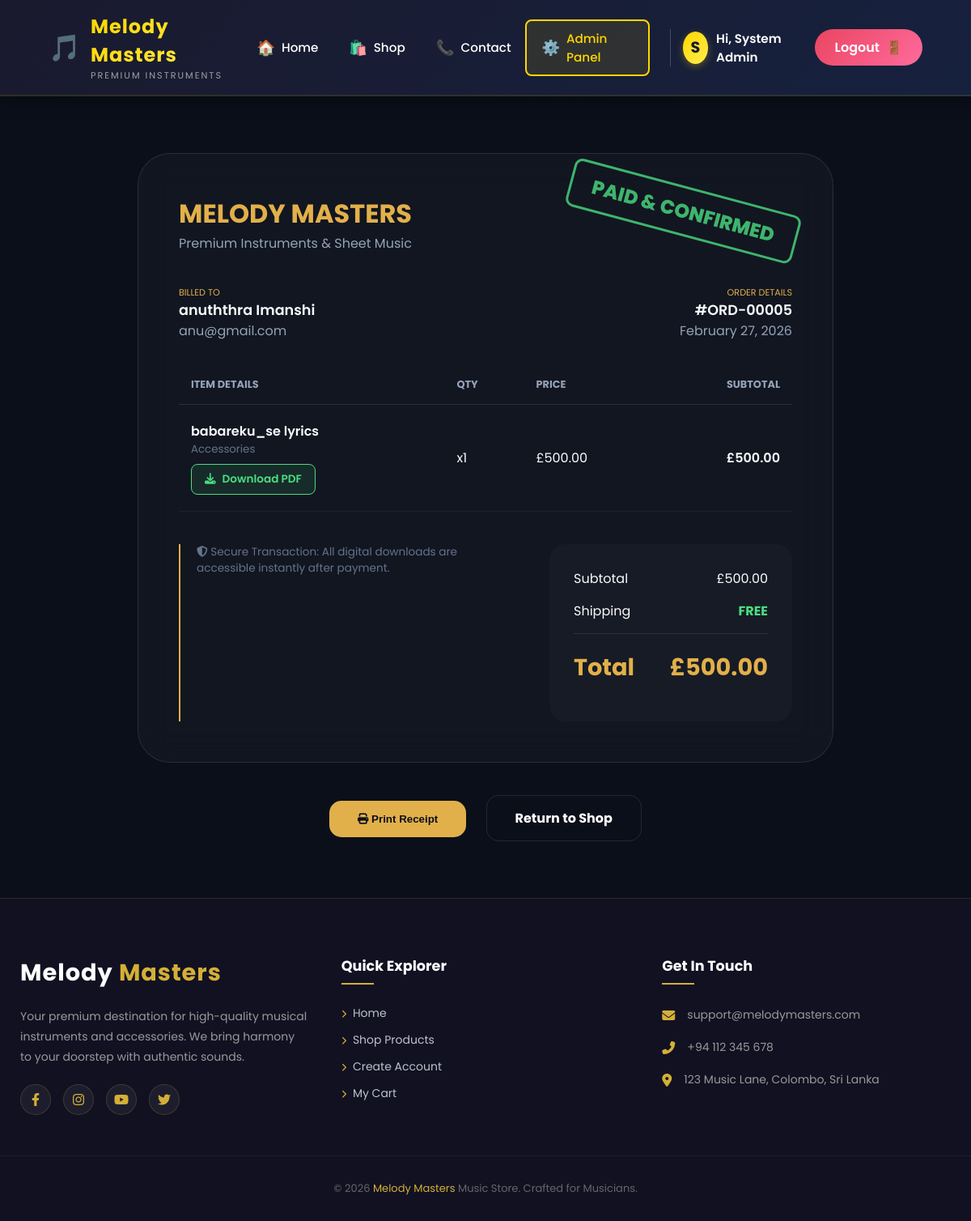
Page /order_success.php?id=5 (signed in) on the committed database.
### tables this page shows
CREATE TABLE `orders` (
  `order_id` int(11) NOT NULL,
  `user_id` int(11) DEFAULT NULL,
  `order_date` timestamp NOT NULL DEFAULT current_timestamp(),
  `total_amount` decimal(10,2) NOT NULL,
  `shipping_cost` decimal(10,2) DEFAULT 0.00,
  `order_status` enum('Pending','Paid','Shipped','Delivered') DEFAULT 'Pending'
);

CREATE TABLE `users` (
  `user_id` int(11) NOT NULL,
  `full_name` varchar(100) NOT NULL,
  `email` varchar(100) NOT NULL,
  `password` varchar(255) NOT NULL,
  `role` enum('Admin','Staff','Customer') DEFAULT 'Customer',
  `address` text DEFAULT NULL,
  `contact_number` varchar(15) DEFAULT NULL
);

CREATE TABLE `order_items` (
  `item_id` int(11) NOT NULL,
  `order_id` int(11) DEFAULT NULL,
  `product_id` int(11) DEFAULT NULL,
  `quantity` int(11) NOT NULL,
  `unit_price` decimal(10,2) NOT NULL
);

CREATE TABLE `products` (
  `product_id` int(11) NOT NULL,
  `category_id` int(11) DEFAULT NULL,
  `product_name` varchar(100) NOT NULL,
  `brand` varchar(50) DEFAULT NULL,
  `price` decimal(10,2) NOT NULL,
  `stock_quantity` int(11) NOT NULL,
  `product_image` varchar(255) DEFAULT NULL,
  `specifications` text DEFAULT NULL,
  `product_type` enum('Physical','Digital') NOT NULL,
  `status` enum('Active','Archived') DEFAULT 'Active'
);

CREATE TABLE `categories` (
  `category_id` int(11) NOT NULL,
  `category_name` varchar(50) NOT NULL,
  `parent_id` int(11) DEFAULT NULL
);

### order_success.php (the view, shortened to what this page needs)
<?php
include 'db_connect.php';
include 'navbar.php';
$order_id = mysqli_real_escape_string($conn, $_GET['id']);
$sql = "SELECT o.*, u.full_name, u.email
        FROM orders o
        JOIN users u ON o.user_id = u.user_id
        WHERE o.order_id = '$order_id'";
$result = $conn->query($sql);
$order = $result->fetch_assoc();
$items_sql = "SELECT oi.*, p.product_name, p.product_image, p.product_type, c.category_name, dp.file_path
              FROM order_items oi
              JOIN products p ON oi.product_id = p.product_id
              JOIN categories c ON p.category_id = c.category_id
              LEFT JOIN digital_products dp ON p.product_id = dp.product_id
              WHERE oi.order_id = '$order_id'";
$items_result = $conn->query($items_sql);
?>
<!DOCTYPE html>
<html lang="en">
<head>
    <link rel="stylesheet" href="https://cdnjs.cloudflare.com/ajax/libs/font-awesome/6.4.0/css/all.min.css">
</head>
<body>
<div class="receipt-container">
    <div class="premium-card">
        <div class="paid-stamp">Paid & Confirmed</div>
        <h1 style="color:var(--gold); margin:0;">MELODY MASTERS</h1>
        <p style="color:#94a3b8;">Premium Instruments & Sheet Music</p>
        <div style="display: flex; justify-content: space-between; margin-top: 40px;">
            <div>
                <label style="color: var(--gold); font-size: 0.7rem;">BILLED TO</label>
                <div style="font-size: 1.1rem; font-weight: 600;"><?php echo $order['full_name']; ?></div>
                <div style="color: #94a3b8;"><?php echo $order['email']; ?></div>
            </div>
            <div style="text-align: right;">
                <label style="color: var(--gold); font-size: 0.7rem;">ORDER DETAILS</label>
                <div style="font-size: 1.1rem; font-weight: 600;">#ORD-<?php echo str_pad($order_id, 5, '0', STR_PAD_LEFT); ?></div>
                <div style="color: #94a3b8;"><?php echo date('F d, Y', strtotime($order['order_date'])); ?></div>
            </div>
        </div>
        <table>
            <thead>
                <tr>
                    <th>Item Details</th>
                    <th>Qty</th>
                    <th>Price</th>
                    <th style="text-align: right;">Subtotal</th>
                </tr>
            </thead>
            <tbody>
                <?php while($item = $items_result->fetch_assoc()): ?>
                <tr>
                    <td>
                        <div style="font-weight: 600;"><?php echo $item['product_name']; ?></div>
                        <small style="color: #64748b;"><?php echo $item['category_name']; ?></small><br>
                        <?php
                        if ($item['product_type'] === 'Digital' && !empty($item['file_path'])) {
                            echo '<a href="download.php?product_id=' . $item['product_id'] . '" class="btn-download">
                                    <i class="fas fa-download"></i> Download PDF
                                  </a>';
                        }
                        ?>
                    </td>
                    <td>x<?php echo $item['quantity']; ?></td>
                    <td>£<?php echo number_format($item['unit_price'], 2); ?></td>
                    <td style="text-align: right; font-weight: 600;">£<?php echo number_format($item['unit_price'] * $item['quantity'], 2); ?></td>
                </tr>
                <?php endwhile; ?>
            </tbody>
        </table>
        <div style="display: grid; grid-template-columns: 1fr 300px; gap: 40px; margin-top: 40px;">
            <div style="color: #64748b; font-size: 0.85rem; border-left: 2px solid var(--gold); padding-left: 20px;">
                <i class="fas fa-shield-alt"></i> Secure Transaction: All digital downloads are accessible instantly after payment.
            </div>
            <div class="total-box">
                <div class="row">
                    <span>Subtotal</span>
                    <span>£<?php echo number_format($order['total_amount'] - $order['shipping_cost'], 2); ?></span>
                </div>
                <div class="row">
                    <span>Shipping</span>
                    <span>
                        <?php
                        if ($order['shipping_cost'] == 0) {
                            echo "<b style='color:var(--success)'>FREE</b>";
                        } else {
                            echo "£" . number_format($order['shipping_cost'], 2);
                        }
                        ?>
                    </span>
                </div>
                <div class="row grand-total">
                    <span>Total</span>
                    <span>£<?php echo number_format($order['total_amount'], 2); ?></span>
                </div>
            </div>
        </div>
    </div>
    <div class="no-print">
        <button onclick="window.print()" class="btn-action" style="background:var(--gold); color:var(--bg);"><i class="fas fa-print"></i> Print Receipt</button>
        <a href="shop.php" class="btn-action" style="border: 1px solid var(--border); color:white;">Return to Shop</a>
    </div>
</div>
<?php include 'footer.php'; ?>
</body>
</html>

### navbar.php (style rules this page uses)
* { margin: 0; padding: 0; box-sizing: border-box; }
:root { --primary-dark: #1a1a2e; --secondary-dark: #16213e; --accent-gold: #ffd700; --accent-red: #e94560; --text-light: #ffffff; --text-muted: #a0a0a0; --gradient-primary: linear-gradient(135deg, #1a1a2e 0%, #16213e 100%); --gradient-gold: linear-gradient(135deg, #ffd700 0%, #ffed4e 100%); --gradient-red: linear-gradient(135deg, #e94560 0%, #ff6b9d 100%); }

### order_success.php (style rules this page uses)
:root { --gold: #e2b04a; --bg: #0b0f1a; --glass: rgba(255, 255, 255, 0.03); --border: rgba(255, 255, 255, 0.1); --success: #4ade80; }
body { font-family: 'Poppins', sans-serif; background: var(--bg); color: #f8fafc; margin: 0; }
.receipt-container { max-width: 900px; margin: 50px auto; padding: 20px; }
.premium-card { background: var(--glass); backdrop-filter: blur(20px); border: 1px solid var(--border); border-radius: 40px; padding: 50px; position: relative; }
.paid-stamp { position: absolute; top: 40px; right: 40px; border: 3px solid var(--success); color: var(--success); padding: 10px 25px; border-radius: 10px; font-weight: 800; transform: rotate(15deg); font-size: 1.5rem; text-transform: uppercase; opacity: 0.8; }
table { width: 100%; border-collapse: collapse; margin-top: 30px; }
th { text-align: left; padding: 15px; color: #94a3b8; font-size: 0.8rem; text-transform: uppercase; border-bottom: 1px solid var(--border); }
td { padding: 20px 15px; border-bottom: 1px solid rgba(255,255,255,0.05); }
.btn-download { background: rgba(74, 222, 128, 0.1); color: var(--success); padding: 8px 16px; border-radius: 8px; text-decoration: none; font-size: 0.85rem; font-weight: 600; border: 1px solid var(--success); display: inline-flex; align-items: center; gap: 8px; margin-top: 8px; }
.total-box { background: rgba(255,255,255,0.02); padding: 30px; border-radius: 20px; }
.row { display: flex; justify-content: space-between; margin-bottom: 15px; }
.grand-total { font-size: 1.8rem; font-weight: 700; color: var(--gold); border-top: 1px solid var(--border); padding-top: 20px; }
.no-print { margin-top: 40px; text-align: center; }
.btn-action { padding: 15px 35px; border-radius: 15px; font-weight: 700; cursor: pointer; border: none; text-decoration: none; margin: 0 10px; display: inline-block; }

### footer.php (style rules this page uses)
:root { --footer-bg: #111122; --footer-text: #bdc3c7; --footer-gold: #d4af37; --footer-gold-glow: rgba(212, 175, 55, 0.2); }

### rows in the picture
orders: user.full_name "anuththra Imanshi", user.email "anu@gmail.com", order_date "February 27, 2026", $order['total_amount']-$order['shipping_cost'] "500.00", total_amount "500.00"
order_items: product.product_name "babareku_se lyrics", categories.category_name "Accessories", quantity "1", unit_price "500.00", $item['unit_price']*$item['quantity'] "500.00"

### other values in the picture
substr($_SESSION['full_name'], 0, 1) "S"
$_SESSION['full_name'] "System Admin"
str_pad($order_id, 5, '0', STR_PAD_LEFT) "00005"
